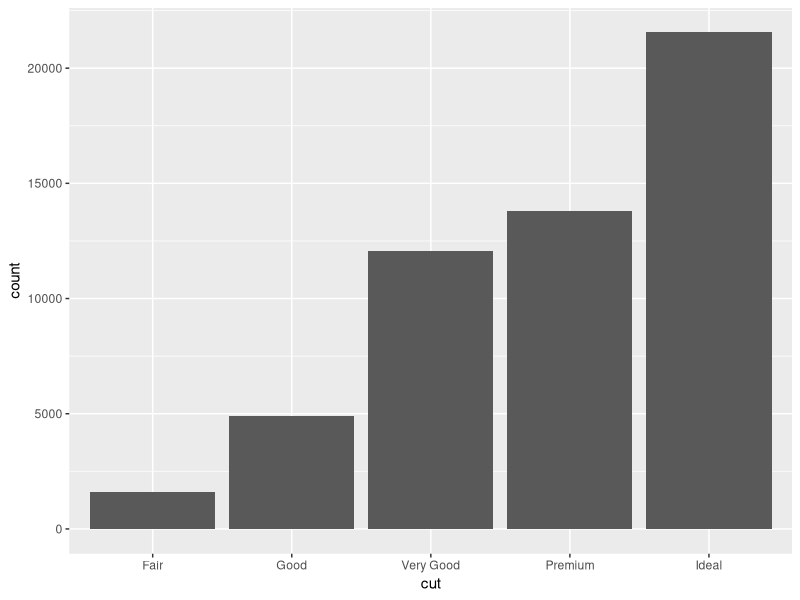
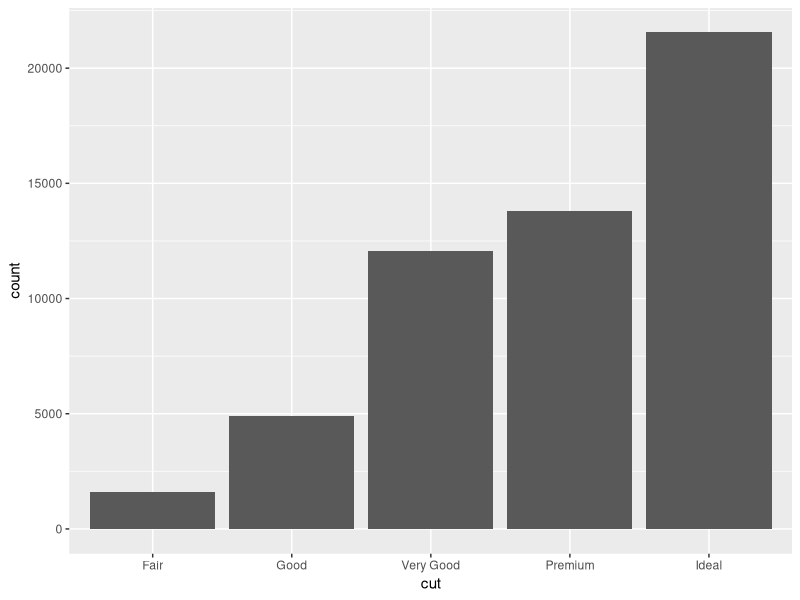
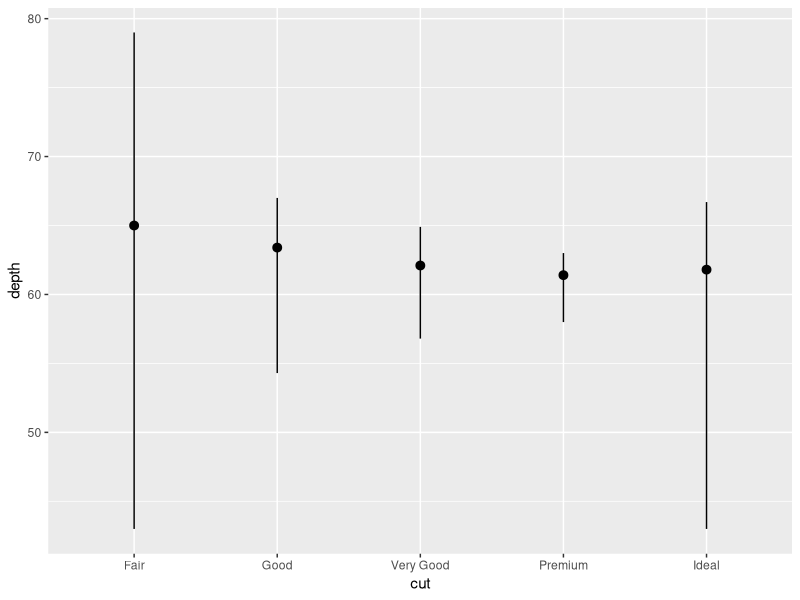
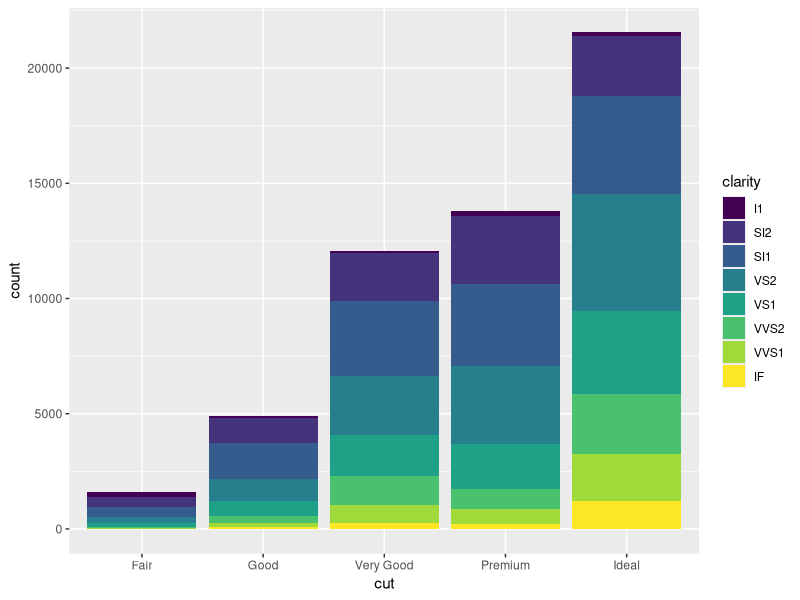
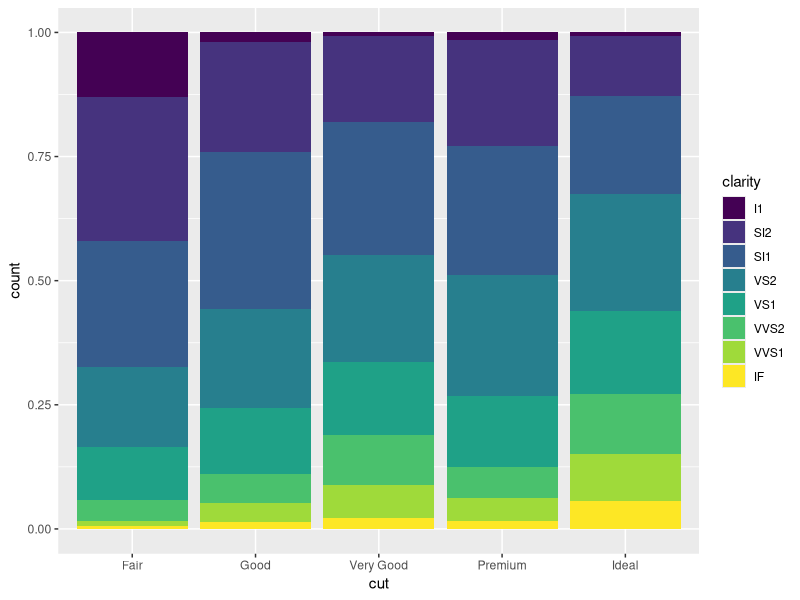
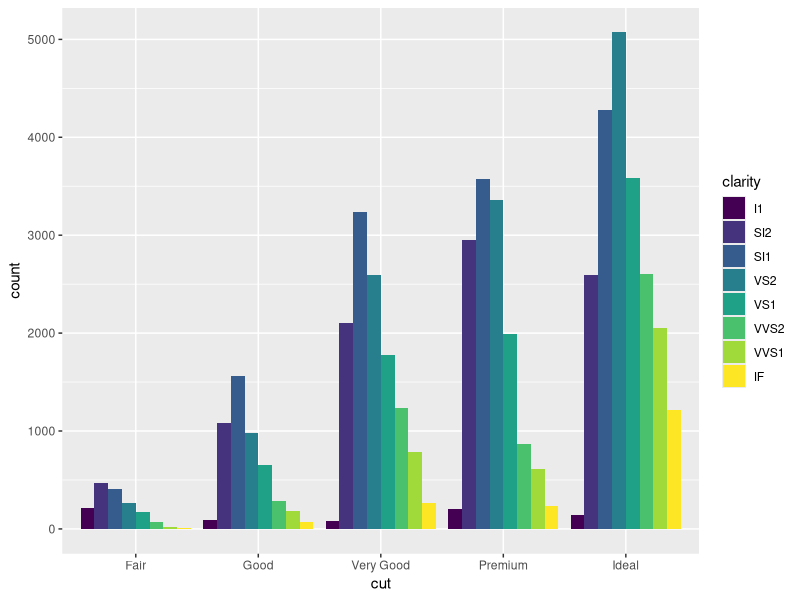

Recreate these plots in R, in order.
# Exercise 2: More ggplot2 Grammar

# Install and load `ggplot2`
# install.packages("ggplot2") # if needed
library(ggplot2)

# For this exercise you will again be working with the `diamonds` data set.
# Use `?diamonds` to review details about this data set
?diamonds


## Statistical Transformations

# Draw a bar chart of the diamonds data, organized by cut
# The height of each bar is based on the "count" (number) of diamonds with that cut
ggplot(data = diamonds) +
  geom_bar(mapping = aes(x = cut))

# Use the `stat_count` to apply the statistical transformation "count" to the diamonds
# by cut. You do not need a separate geometry layer!
ggplot(data = diamonds) +
  stat_count(mapping = aes(x = cut))

# Use the `stat_summary` function to draw a chart with a summary layer.
# Map the x-position to diamond `cut`, and the y-position to diamond `depth`
# Bonus: use `min` as the function ymin, `max` as the function ymax, and `median` as the function y
ggplot(data = diamonds) +
  stat_summary(mapping = aes(x = cut, y = depth), 
               fun.ymin = min, fun.ymax = max, fun.y = median)


## Position Adjustments

# Draw a bar chart of diamond data organized by cut, with each bar filled by clarity.
# You should see a _stacked_ bar chart.
ggplot(diamonds) +
  geom_bar(mapping = aes(x = cut, fill = clarity))

# Draw the same chart again, but with each element positioned to "fill" the y axis
ggplot(diamonds) +
  geom_bar(mapping = aes(x = cut, fill = clarity), position = "fill")

# Draw the same chart again, but with each element positioned to "dodge" each other
ggplot(diamonds) +
  geom_bar(mapping = aes(x = cut, fill = clarity), position = "dodge")

# Draw a plot with point geometry with the x-position mapped to `cut` and the y-position mapped to `clarity`
# This creates a "grid" grouping the points


# Use the "jitter" position adjustment to keep the points from all overlapping!
# (This works a little better with a sample of diamond data, such as from the previous exercise).



## Scales

# Draw a "boxplot" (with `geom_boxplot()`) for the diamond's price (y) by color (x)


# This has a lot of outliers, making it harder to read. To fix this, draw the same plot but
# with a _logarithmic_ scale for the y axis.


# For another version, draw the same plot but with `violin` geometry instead of `boxplot` geometry!
# How does the logarithmic scale change the data presentation?


# Another interesting plot: draw a plot of the diamonds price (y) by carat (x), using a heatmap of 2d bins
# (geom_bin2d)
# What happens when you make the x and y channels scale logarithmically?


# Draw a scatter plot for the diamonds  price (y) by carat (x). Color each point by the clarity
# (Remember, this will take a while. Use a sample of the diamonds for faster results)


# Change the color of the previous plot using a ColorBrewer scale of your choice. What looks nice?



## Coordinate Systems

# Draw a bar chart with x-position and fill color BOTH mapped to cut
# For best results, SET the `width` of the geometry to be 1 (fill plot, no space between)
# You can save this to a variable for easier modifications


# Draw the same chart, but with the coordinate system flipped


# Draw the same chart, but in a polar coordinate system. Now you have a Coxcomb chart!



## Facets

# Take the scatter plot of price by carat data (colored by clarity) and add _facets_ based on
# the diamond's `color`



## Saving Plots

# Use the `ggsave()` function to save one of your plots (the most recent one generated) to disk.
# Name the output file "my-plot.png".
# Make sure you've set the working directory!!
